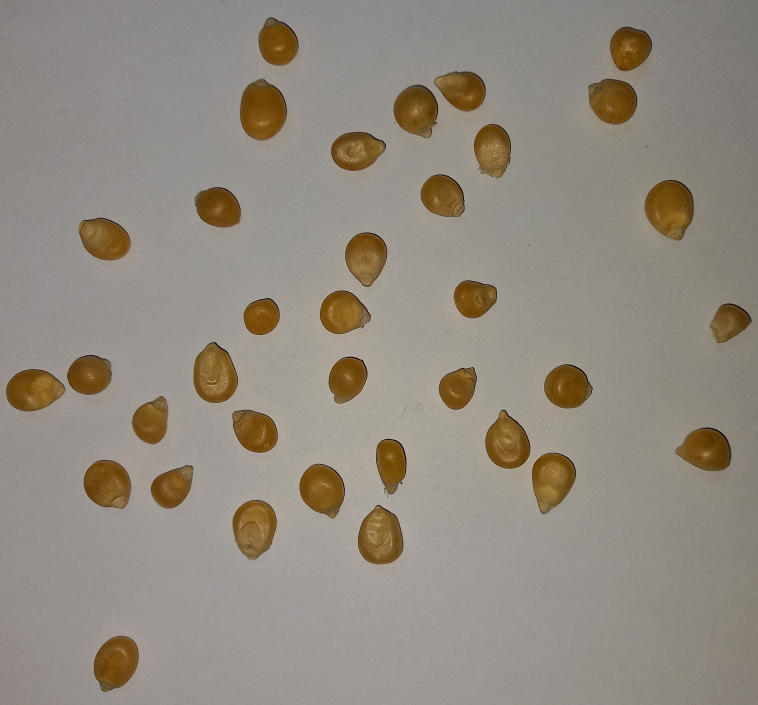
#> input picture Activity 7/Inputs/sample2.jpg, 2272 x 2115 px (shown at 1/3 size)
$ jupyter execute 'Feature Extraction.ipynb'
#> lines starting #> are read from the running program, lines starting #| are printed output that depends on the picture; after the words box and inside, x2 and y2 are one past the last pixel; in counts of white or black regions, pixels touching at a corner belong together
[cell 1]
import numpy as np
import matplotlib.pyplot as plt
from PIL import Image
import cv2
import pandas as pd

from scipy.ndimage import binary_dilation, binary_erosion
from skimage.morphology import opening, closing, area_closing, area_opening
from skimage.morphology import disk

from skimage.measure import label, regionprops, regionprops_table

from scipy.stats import gaussian_kde

[cell 2]
# source: https://medium.com/swlh/image-processing-with-python-connected-components-and-region-labeling-3eef1864b951

[cell 3]
'''
dependencies:
import numpy as np
import matplotlib.pyplot as plt
from PIL import Image
import cv2
import pandas as pd

from skimage.morphology import opening, closing, area_closing, area_opening
from skimage.morphology import disk
from skimage.measure import label, regionprops, regionprops_table
================================================

args:

img = image object from Pillow library, use img = Image.open('Inputs/sample2.jpg')
threshold = int, ranges from 0-255, threshold value for grayscale binarization
strel = structuring element used for morphological closing operator, default is a disk of radius 8
properties = arraylike, list of strings of properties to be measured.
area_threshold = int, filter out regions with areas less than the value


properties: see regionprops method in the website
https://scikit-image.org/docs/stable/api/skimage.measure.html#skimage.measure.regionprops


out:
good_measurements = pandas dataframe, measurements of accepted regions

'''

# [37 lines left out: function feature_extract, not called in this run]

    # we can use this function for future pruposes, for now we do it manually in the cells below

[cell 4]
img = Image.open('Inputs/sample2.jpg')
#> img is the input picture: PIL image 2272x2115 RGB; mean R, G, B 146.2, 139, 128.5
img_array = np.array(img)
sample_GS = np.array(img.convert('L'))

threshold = 110
sample_segmented_binary =  np.invert(cv2.threshold(sample_GS, threshold, 255, cv2.THRESH_BINARY)[1])
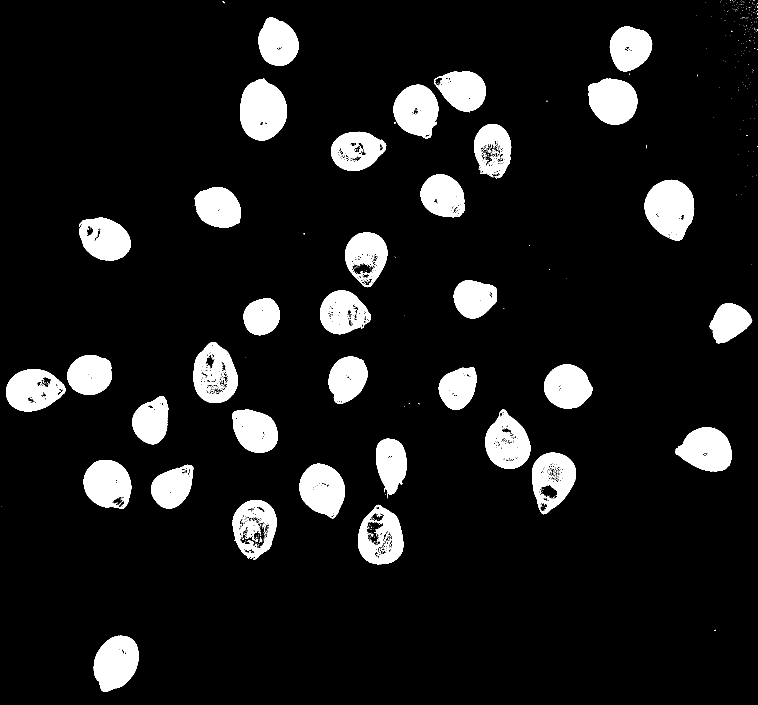
#> sample_segmented_binary: shape (2115, 2272) (shown at 1/3 size); 9.8% white; 881 white regions (817 under 20 px), largest, box (x1, y1, x2, y2) and area: (1933, 539, 2083, 722) 19789, (720, 235, 861, 422) 19758, (281, 1907, 416, 2075) 16670
# plt.imshow(sample_segmented_binary, cmap='gray')

# We clean up with morphological
strel = disk(8)

sample_closed = closing(sample_segmented_binary, footprint=strel)
#> sample_closed: shape (2115, 2272); 10.7% white; 130 white regions (88 under 20 px)
# sample_opened_opened = opening(sample_opened, footprint=strel)

# plt.imshow(sample_opened, cmap='gray_r')


fig, ax = plt.subplots(1,3)

ax[0].imshow(img)
ax[1].imshow(sample_segmented_binary, cmap='gray')
ax[2].imshow(sample_closed, cmap='gray')

for i in range(3):
    ax[i].axis('off')
ax[0].set_title('Sample Image')
ax[1].set_title('Thresholded')
ax[2].set_title('Morphology-Treated')

fig.savefig('Results/Segmented.png',dpi=500)
# plt.imshow(sample_opened, cmap='gray_r')
# plt.imshow(sample_opened_closed, cmap='gray_r')

[cell 5]
label_im = label(sample_closed) # label pixels based on connectivity. count starts at upper right region
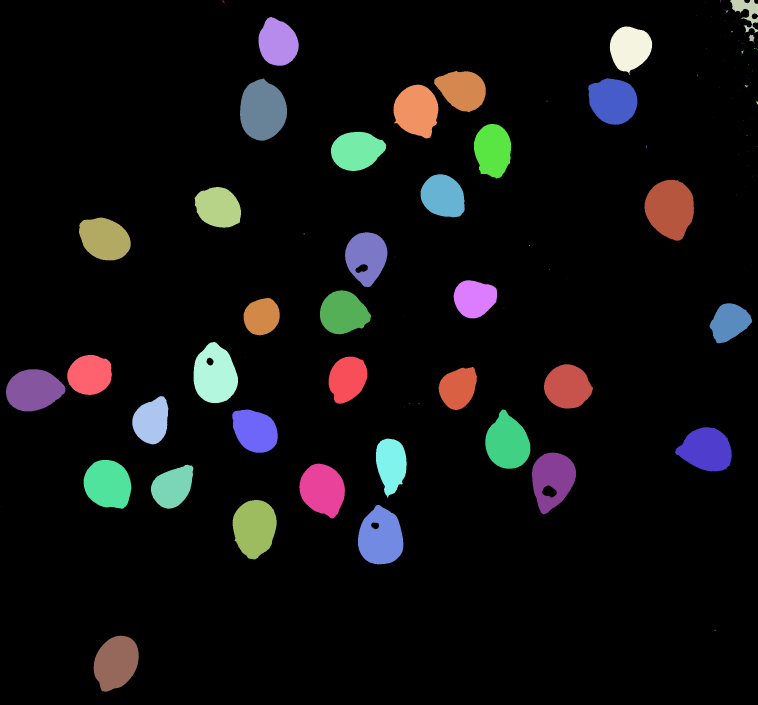
#> label_im: shape (2115, 2272) int64 (shown at 1/3 size); 131 distinct labels, from 0 to 130; one colour per label, 0 black
regions = regionprops(label_im) # measure properties of labeled objects, use regionprops_table to show
#> regions = 130 regions; largest, box (x1, y1, x2, y2) and area: (1933, 539, 2083, 722) 20294, (720, 235, 861, 422) 20041, (1074, 1514, 1210, 1693) 18056, (581, 1026, 714, 1209) 17977, (698, 1500, 830, 1678) 17801

plt.title('Labeled Image')
plt.axis('off')
plt.imshow(label_im)
plt.savefig('Results/Labeled.png', dpi=500)

[cell 6]
len(regions)   # skimage measures 130 parameters!!!
#> Out = 130

[cell 7]
properties = ['area','bbox_area', 'extent',
              'mean_intensity', 'solidity', 'eccentricity',
              'orientation']
measurement_table = pd.DataFrame(regionprops_table(label_im, sample_GS,
             properties=properties))
#> measurement_table = table of 130 rows and 7 columns

After the top right, the label function labels regions from left to right and top to bottom

Notice that some of the areas are very negligible, this can be attributed to noise which we will remove. We filter out these regions with standard pandas dataframe manipulation.

[cell 8]
masks = []
bbox = []
list_of_index = []
for num, x in enumerate(regions):
    area = x.area
    convex_area = x.convex_area
    if num!=0 and (area>6000):    # filter out entries with area less than 6000, manually chosen
                                  # add more (and ____) to filter out more parameters
        masks.append(regions[num].convex_image)
        bbox.append(regions[num].bbox)
        list_of_index.append(num)
#> this loop made 130 passes
#> (area, convex_area) on passes 1, 3, 8, 13, 19, 22, 35, 47, 51, 52, 57, 59: (20, 29), (3330, 5985), (27, 43), (13116, 13329), (13024, 13466), (237, 305), (43, 72), (13546, 13852), (15954, 16203), (20041, 20295), (16250, 16788), (35, 49)
#> after the loop, bbox = 35 items, first 6: (51, 775, 197, 896), (79, 1829, 225, 1957), (213, 1302, 337, 1457), (234, 1764, 374, 1912), (235, 720, 422, 861), (254, 1180, 415, 1315); list_of_index = 35 values from 12 to 129; masks = 35 items
count = len(masks)
#> count = 35

# len(list_of_index)  # index of accepted objects
# plt.imshow(masks[0])  # a sample mask, which is an binary image of an object
# print(bbox)           # bbox of the objects

We use the bounding box parameter of ```regionprops``` to determine the object's coordinates in the image. Then, we slice the original image to this bounding box to get an image of each region.

We also create a mask that hides unwanted regions in the original image. We use the ```label ``` array of the desired regions, and using the mask with the original image.

[cell 9]
fig, ax = plt.subplots(2, int(count/2), figsize=(15,3))
for axis, box, mask in zip(ax.flatten(), bbox, masks):
    red  =  img_array[:,:,0][box[0]:box[2], box[1]:box[3]] * mask
    green = img_array[:,:,1][box[0]:box[2], box[1]:box[3]] * mask
    blue  = img_array[:,:,2][box[0]:box[2], box[1]:box[3]] * mask
    region_image = np.dstack([red,green,blue])
    axis.imshow(region_image)
    axis.axis('off')    # i can only display multiples of 2. In this case there are 35 objects but
#> this loop made 34 passes
#> box on passes 1 to 12: (51, 775, 197, 896), (79, 1829, 225, 1957), (213, 1302, 337, 1457), (234, 1764, 374, 1912), (235, 720, 422, 861), (254, 1180, 415, 1315), (372, 1422, 536, 1534), (395, 993, 513, 1159), (523, 1262, 652, 1394), (539, 1933, 722, 2083), (561, 584, 683, 723), (653, 237, 781, 392)
#> pass 1, `region_image = np.dstack([red,green,blue])`:
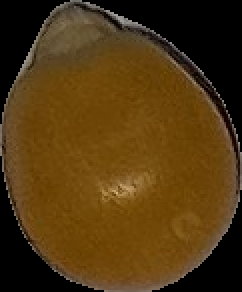
#> region_image: shape (146, 121, 3) (shown 2 times larger); mean R, G, B 80.4, 54.9, 16.8
                        # i could only show 34. Nevertheless, they are still accesible in good_measurements
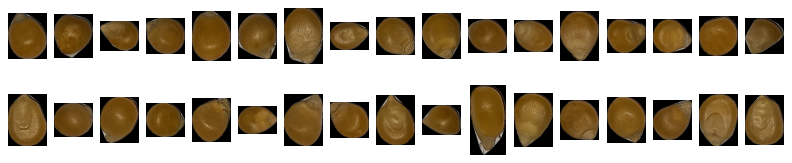
#> figure drawn by matplotlib, 34 panels

Lettuce display the properties of the accepted regions / blobs of interest.

[cell 10]
good_measurements = measurement_table.loc[list_of_index]
#> good_measurements = table of 35 rows and 7 columns
good_measurements
#> Out = table of 35 rows and 7 columns

[cell 11]
rgb_mask = np.zeros_like(label_im)
for x in list_of_index:
    rgb_mask += (label_im==x+1).astype(int)
#> this loop made 35 passes
#> x on passes 1 to 12: 12, 18, 46, 50, 51, 56, 73, 75, 83, 86, 88, 91
#> pass 1, `rgb_mask += (label_im==x+1).astype(int)`:
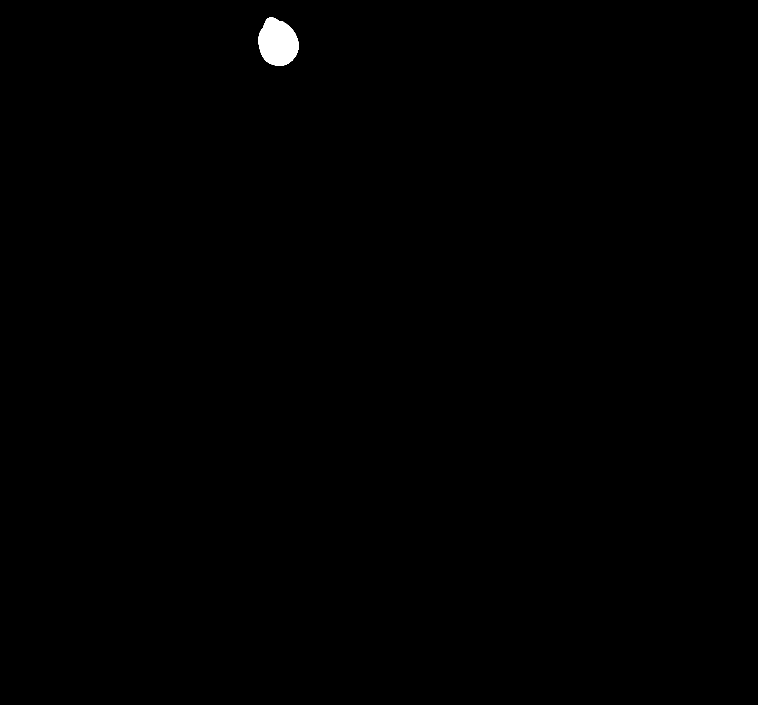
#> rgb_mask: shape (2115, 2272) int64 (shown at 1/3 size); values 0 (black) and 1 (white), 0.27% white; 1 white region, box (x1, y1, x2, y2) and area: (775, 51, 896, 197) 13116
#> after the loop: rgb_mask: shape (2115, 2272) int64; values 0 (black) and 1 (white), 10.6% white; 35 white regions, largest, box (x1, y1, x2, y2) and area: (1933, 539, 2083, 722) 20294, (720, 235, 861, 422) 20041, (1074, 1514, 1210, 1693) 18056
red  =  img_array[:,:,0] * rgb_mask
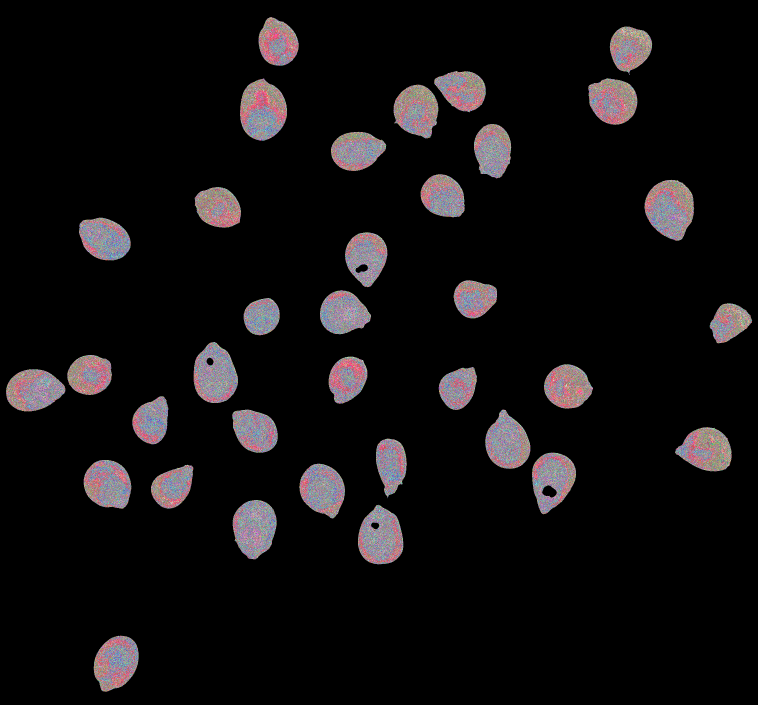
#> red: shape (2115, 2272) int64 (shown at 1/3 size); 248 distinct labels, from 0 to 255; one colour per label, 0 black
green = img_array[:,:,1] * rgb_mask
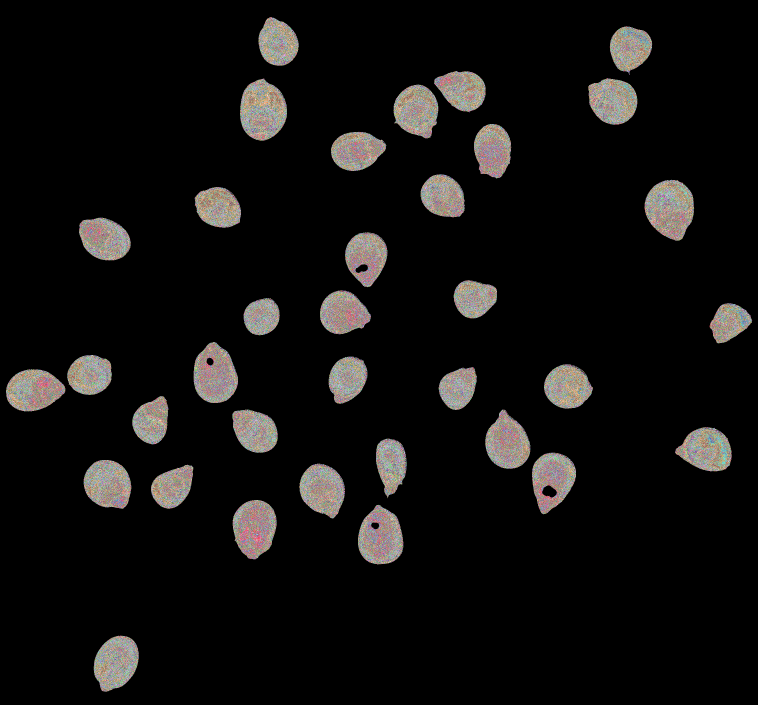
#> green: shape (2115, 2272) int64 (shown at 1/3 size); 232 distinct labels, from 0 to 246; one colour per label, 0 black
blue  = img_array[:,:,2] * rgb_mask
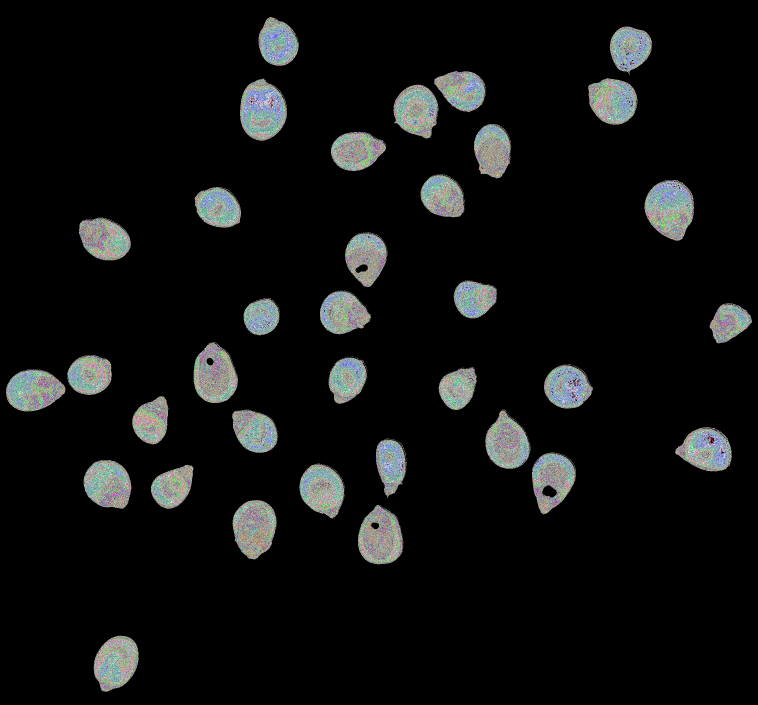
#> blue: shape (2115, 2272) int64 (shown at 1/3 size); 193 distinct labels, from 0 to 214; one colour per label, 0 black
segmented_image = np.dstack([red, green, blue])
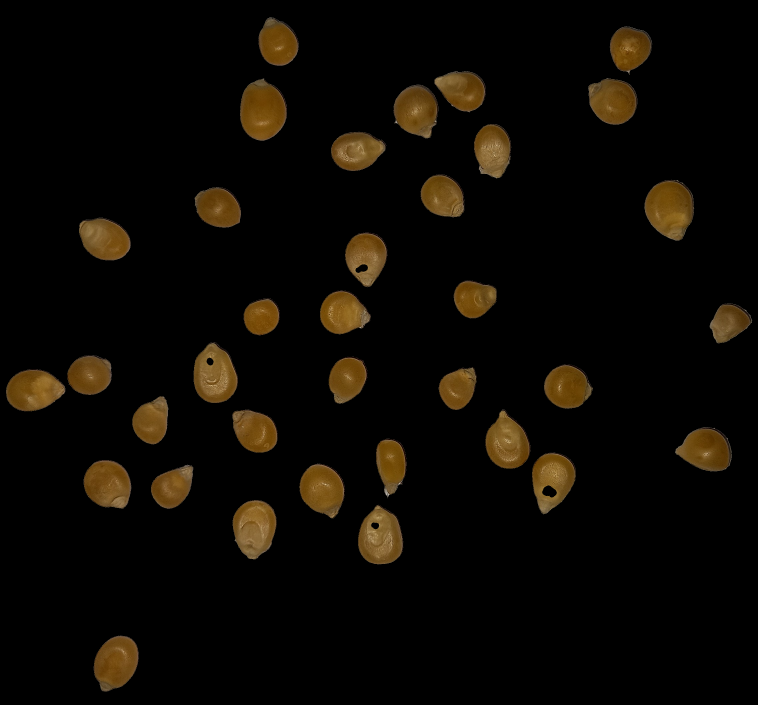
#> segmented_image: shape (2115, 2272, 3) int64 (shown at 1/3 size); mean R, G, B 12.1, 8.5, 3.2
plt.title('Labeled and Segmented Image')
plt.axis('off')
plt.imshow(segmented_image)
plt.savefig('Results/SegmentedRGB.png', dpi=500)

Now let's do some basic statistical analysis on the tamarind candy...

[cell 12]
areas = good_measurements.area.values                      # areas of good_measurements
#> areas = 35 values, max 20294 at index 9, min 9418 at index 15, mean 14597
img_area = np.shape(img_array)[0]*np.shape(img_array)[1]   # dimensions of original image
#> img_area = 4805280
relative_areas = (areas/img_area)*100                      # in percent
#> relative_areas = 35 values, max 0.422 at index 9, min 0.196 at index 15, mean 0.304
bins = 13
plt.hist(relative_areas, bins, label='Histogram')                             # create histogram

f = gaussian_kde(relative_areas)
x = np.linspace(0,0.50, 10000)
y = f(x)
#> y = 10000 values, max 5.84 at index 5819, min 3.69e-12 at index 0, mean 2
plt.plot(x,y, label = "Gaussian KDE")
plt.legend()
plt.xlabel('Percentage of Area wrt Whole Image (%)')
plt.title('Histogram and Gaussian Kernel Density Estimation of Blob Area')
plt.savefig('Results/Sample Statistics.png', dpi=500)
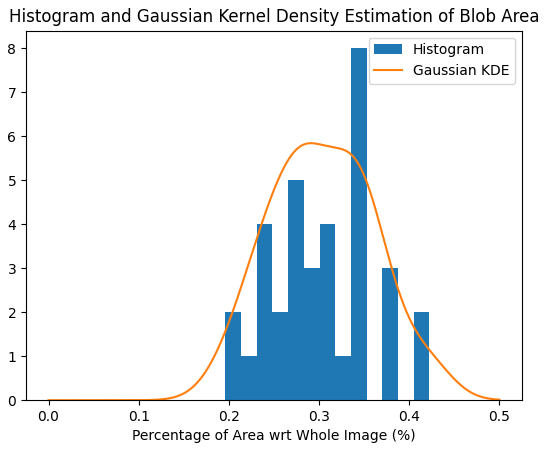
#> figure drawn by matplotlib, 1 panel; tallest bar 8 high, from x = 0.335 to 0.353; curve peaks at x = 0.291, y = 5.84

$ run again, with Activity 7/Inputs/sample1.jpg copied over Activity 7/Inputs/sample2.jpg
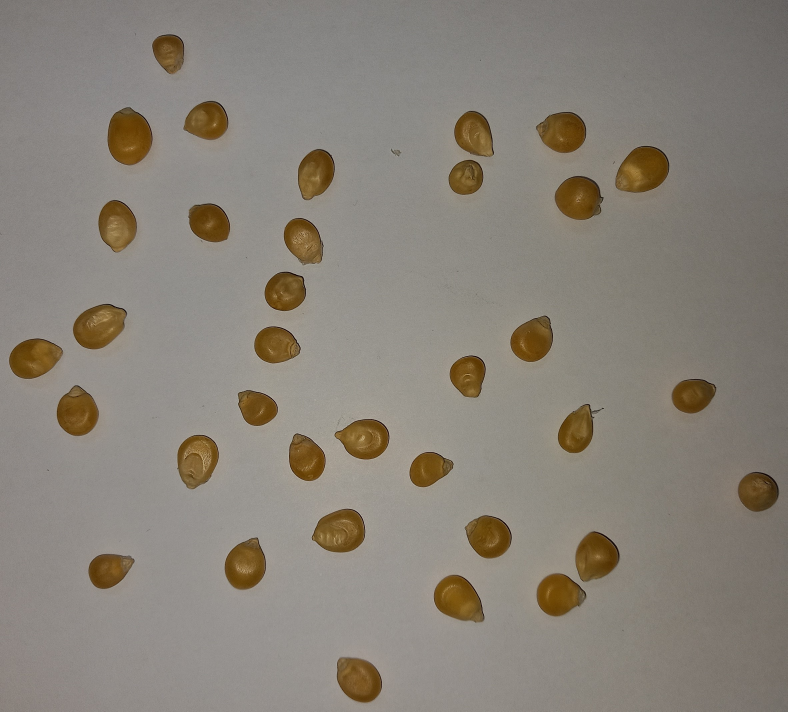
#> input picture Activity 7/Inputs/sample1.jpg, 2362 x 2134 px (shown at 1/3 size)
#> img is the input picture: PIL image 2362x2134 RGB; mean R, G, B 137, 130.4, 120.7
#> sample_segmented_binary: shape (2134, 2362); 11% white; 13196 white regions (12844 under 20 px), largest, box (x1, y1, x2, y2) and area: (2073, 0, 2362, 482) 45595, (2243, 483, 2362, 1077) 26168, (323, 320, 458, 496) 17924
#> sample_closed: shape (2134, 2362); 18.4% white; 658 white regions (574 under 20 px)
#> `label_im = label(sample_closed)`:
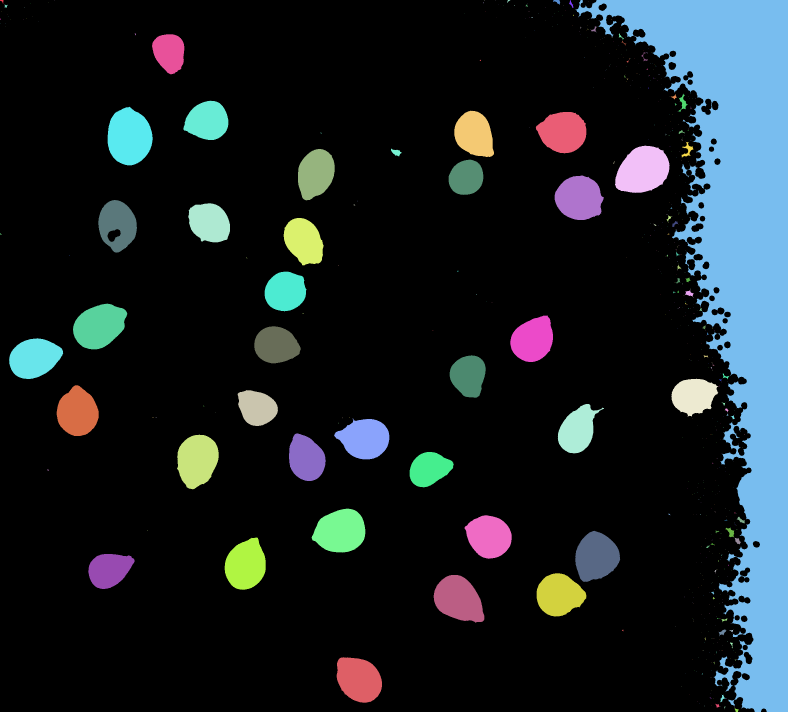
#> label_im: shape (2134, 2362) int64 (shown at 1/3 size); 659 distinct labels, from 0 to 658; one colour per label, 0 black
#> regions = 658 regions; largest, box (x1, y1, x2, y2) and area: (1727, 0, 2362, 2134) 476985, (323, 320, 458, 496) 18090, (1845, 437, 2009, 579) 17491, (219, 911, 382, 1048) 16074, (935, 1526, 1096, 1658) 15959
#> `len(regions)`: Out = 658
#> measurement_table = table of 658 rows and 7 columns
#> the loop `for num, x in enumerate(regions):` made 658 passes
#> (area, convex_area) on passes 1, 5, 6: (52, 75), (32, 45), (159, 207)
#> after the loop `for num, x in enumerate(regions):`: bbox = 35 items, first 6: (0, 1727, 2134, 2362), (103, 456, 223, 553), (302, 550, 420, 685), (320, 323, 496, 458), (332, 1363, 471, 1482), (336, 1607, 460, 1759); list_of_index = 35 values from 7 to 620; masks = 35 items
#> count = 35
#> the loop `for axis, box, mask in zip(ax.flatten(), bbox, masks):` made 34 passes
#> good_measurements = table of 35 rows and 7 columns
#> the loop `for x in list_of_index:` made 35 passes
#> x on passes 1 to 8: 7, 76, 162, 167, 171, 173, 208, 212
#> areas = 35 values, max 476985 at index 0, min 8680 at index 8, mean 26331.9
#> relative_areas = 35 values, max 9.46 at index 0, min 0.172 at index 8, mean 0.522
#> y = 10000 values, max 0.506 at index 5188, min 0.478 at index 0, mean 0.497
#> `plt.savefig('Results/Sample Statistics.png', dpi=500)`:
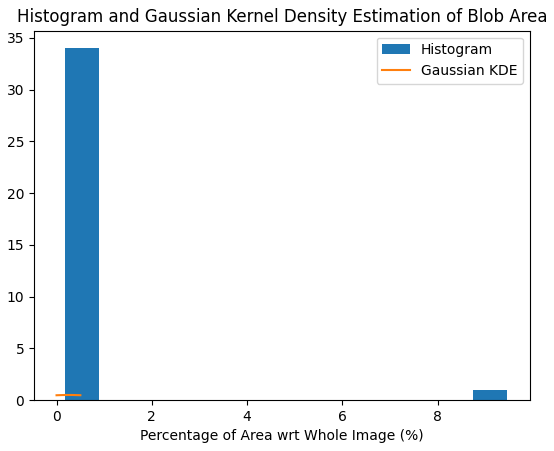
#> figure drawn by matplotlib, 1 panel; tallest bar 34 high, from x = 0.172 to 0.887; curve peaks at x = 0.259, y = 0.506
